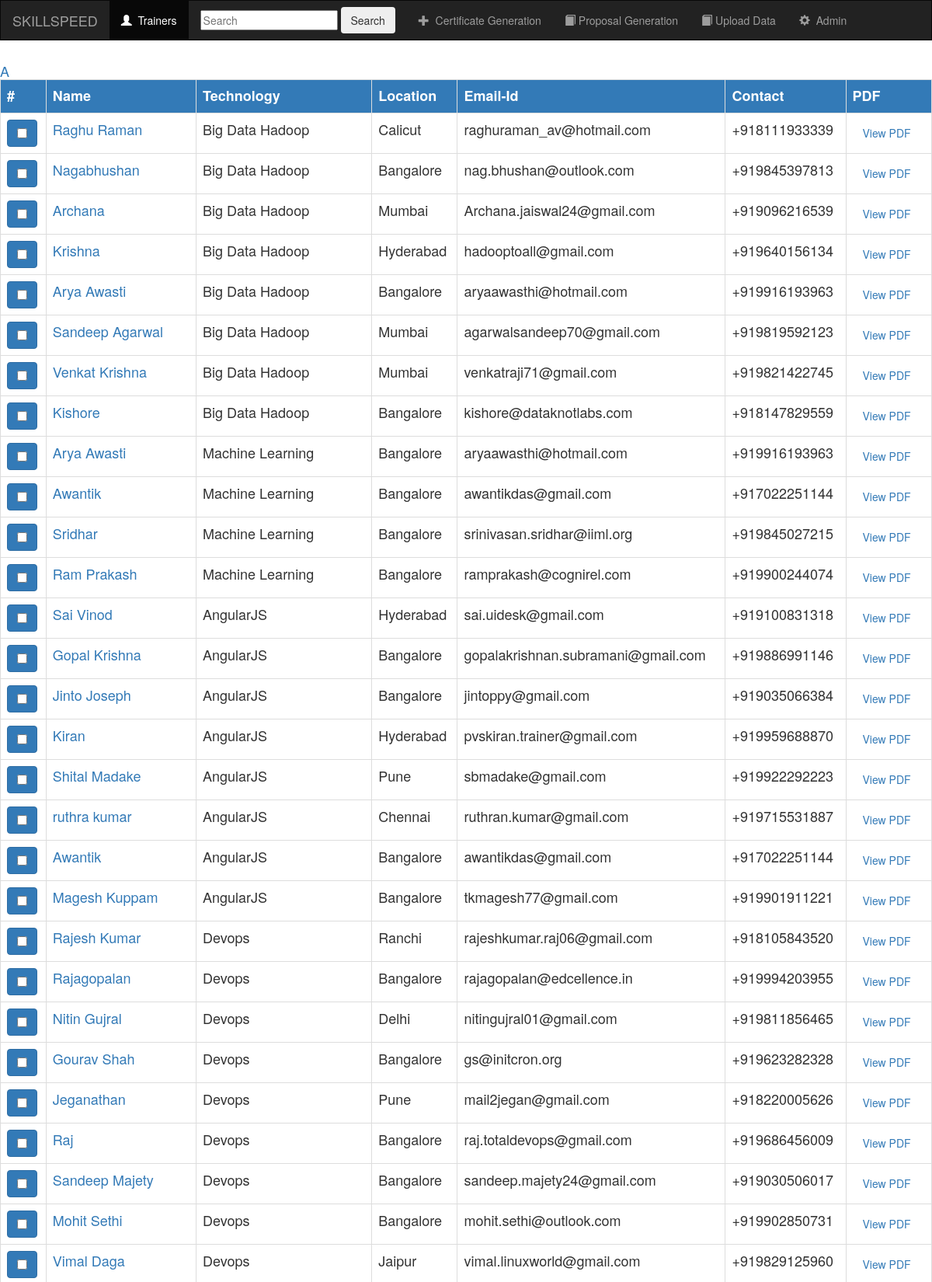
The app's page /trainer/ (upper part) with its own data.
### trainer/models.py (models this page shows, shortened)
class Trainer(models.Model):
    technology = models.CharField(max_length=250)
    name= models.CharField(max_length=250)
    location= models.CharField(max_length=100)
    email = models.CharField(max_length=200, default="@gmail.com")
    contact = models.CharField(max_length=20, default="+91")
    trainer_profile= models.FileField()

### trainer/views.py (the view)
class IndexView(generic.ListView):
    template_name='trainer/index.html'
    context_object_name='all_trainers'
    def get_queryset(self):
        return Trainer.objects.all()

### trainer/templates/trainer/index.html (shortened to what this page needs)
{% extends 'trainer/base.html' %}
{% block body %}
<div class="albums-container container-fluid">
    <div class="row">
        <h4>
            <form action="/trainer/download/" method="post"> {% csrf_token %}
                <div>
                    <div >
                        <table class="table table-bordered table-hover">
                            <tr class="bg-primary">
                                <th >#</th>                                                                                                                 <A>A</A></A>
                                <th>Name</th>
                                <th>Technology</th>
                                <th>Location</th>
                                <th>Email-Id</th>
                                <th>Contact</th>
                                <th>PDF</th>
                            </tr>
                                {% for trainer in all_trainers %}
                                <tr>
                                <td><label class="btn btn-primary"><input type="checkbox" id="trainer{{ forloop.counter }}" name="checks" value="{{ trainer.id }}"></label></td>
                                <td> <a href="/trainer/{{ trainer.id }}">{{ trainer.name }}</a></td>
                                    <td>{{ trainer.technology }}</td></a>
                                    <td>{{ trainer.location }}</td>
                                    <td>{{ trainer.email }}</td>
                                    <td>{{ trainer.contact }}</td>
                                    <td><a href="/media/{{ trainer.trainer_profile }}"target="_blank" class="btn">View PDF</a></td>
                                </tr>
                                {% endfor %}
                        </table>
                    </div>
                </div>
            </form>
        </h4>
    </div>
{% endblock %}

### trainer/templates/trainer/base.html (shortened to what this page needs)
<!DOCTYPE html>
<html lang="en">
<head>
    {% load staticfiles %}
    <link rel="stylesheet" href="https://maxcdn.bootstrapcdn.com/bootstrap/3.3.7/css/bootstrap.min.css">
    <link rel="stylesheet" type="text/css" href="{% static 'trainer/style.css' %}"/>
</head>
<body>
    <nav class="navbar navbar-inverse">
        <div class="container-fluid">
            <div class="navbar-header">
                <a class="navbar-brand" href="/trainer/">SKILLSPEED</a>
            </div>
            <div class="collapse navbar-collapse" id="topNavBar">
                <ul class="nav navbar-nav">
                    <li class="active">
                        <a href="/trainer/">
                            <span class="glyphicon glyphicon-user" aria-hidded="true"></span>&nbsp; Trainers
                        </a>
                    </li>
                <form class="navbar-form navbar-left" method="get" action="/trainer/search/">
                    <div class="form-group">
                        <input type="text" id="searchBox" class="input-medium search-query" name="q" placeholder="Search">
                    </div>
                    <button type="submit" class="btn">Search</button>
                </form>
                 <ul class="nav navbar-nav navbar-right">
                    <li class="">
                        <a href="/trainer/certificate">
                            <span class="glyphicon glyphicon-plus" aria-hidded="true"></span>&nbsp; Certificate Generation
                        </a>
                    </li>
                      <li class="">
                        <a href="/trainer/proposalform">
                            <span class="glyphicon glyphicon-book" aria-hidded="true"></span>&nbsp;Proposal Generation
                        </a>
                    </li>
                      <li class="">
                        <a href="/trainer/upload">
                            <span class="glyphicon glyphicon-book" aria-hidded="true"></span>&nbsp;Upload Data
                        </a>
                    </li>
                      <li class="">
                        <a href="/admin/">
                            <span class="glyphicon glyphicon-cog" aria-hidded="true"></span>&nbsp; Admin
                        </a>
                    </li>
                </ul>
            </div>
        </div>
    </nav>
{% block body %}
{% endblock %}
</body>
</html>

### trainer/static/trainer/style.css (style rules this page uses)
.navbar { border-radius: 0; }
table, th, td { border: 1px solid black; }

### records on screen
Trainer: name "Raghu Raman", technology "Big Data Hadoop", location "Calicut", email "raghuraman_av@hotmail.com", contact "+918111933339"
Trainer: name "Nagabhushan", technology "Big Data Hadoop", location "Bangalore", email "nag.bhushan@outlook.com", contact "+919845397813"
Trainer: name "Archana", technology "Big Data Hadoop", location "Mumbai", email "Archana.jaiswal24@gmail.com", contact "+919096216539"
Trainer: name "Krishna", technology "Big Data Hadoop", location "Hyderabad", email "hadooptoall@gmail.com", contact "+919640156134"
Trainer: name "Arya Awasti", technology "Big Data Hadoop", location "Bangalore", email "aryaawasthi@hotmail.com", contact "+919916193963"
Trainer: name "Sandeep Agarwal", technology "Big Data Hadoop", location "Mumbai", email "agarwalsandeep70@gmail.com", contact "+919819592123"
Trainer: name "Venkat Krishna", technology "Big Data Hadoop", location "Mumbai", email "venkatraji71@gmail.com", contact "+919821422745"
Trainer: name "Kishore", technology "Big Data Hadoop", location "Bangalore", email "kishore@dataknotlabs.com", contact "+918147829559"
Trainer: name "Arya Awasti", technology "Machine Learning", location "Bangalore", email "aryaawasthi@hotmail.com", contact "+919916193963"
Trainer: name "Awantik", technology "Machine Learning", location "Bangalore", email "awantikdas@gmail.com", contact "+917022251144"
Trainer: name "Sridhar", technology "Machine Learning", location "Bangalore", email "srinivasan.sridhar@iiml.org", contact "+919845027215"
Trainer: name "Ram Prakash", technology "Machine Learning", location "Bangalore", email "ramprakash@cognirel.com", contact "+919900244074"
Trainer: name "Sai Vinod", technology "AngularJS", location "Hyderabad", email "sai.uidesk@gmail.com", contact "+919100831318"
Trainer: name "Gopal Krishna", technology "AngularJS", location "Bangalore", email "gopalakrishnan.subramani@gmail.com", contact "+919886991146"
Trainer: name "Jinto Joseph", technology "AngularJS", location "Bangalore", email "jintoppy@gmail.com", contact "+919035066384"
Trainer: name "Kiran", technology "AngularJS", location "Hyderabad", email "pvskiran.trainer@gmail.com", contact "+919959688870"
Trainer: name "Shital Madake", technology "AngularJS", location "Pune", email "sbmadake@gmail.com", contact "+919922292223"
Trainer: name "ruthra kumar", technology "AngularJS", location "Chennai", email "ruthran.kumar@gmail.com", contact "+919715531887"
Trainer: name "Awantik", technology "AngularJS", location "Bangalore", email "awantikdas@gmail.com", contact "+917022251144"
Trainer: name "Magesh Kuppam", technology "AngularJS", location "Bangalore", email "tkmagesh77@gmail.com", contact "+919901911221"
Trainer: name "Rajesh Kumar", technology "Devops", location "Ranchi", email "rajeshkumar.raj06@gmail.com", contact "+918105843520"
Trainer: name "Rajagopalan", technology "Devops", location "Bangalore", email "rajagopalan@edcellence.in", contact "+919994203955"
Trainer: name "Nitin Gujral", technology "Devops", location "Delhi", email "nitingujral01@gmail.com", contact "+919811856465"
Trainer: name "Gourav Shah", technology "Devops", location "Bangalore", email "gs@initcron.org", contact "+919623282328"
Trainer: name "Jeganathan", technology "Devops", location "Pune", email "mail2jegan@gmail.com", contact "+918220005626"
Trainer: name "Raj", technology "Devops", location "Bangalore", email "raj.totaldevops@gmail.com", contact "+919686456009"
Trainer: name "Sandeep Majety", technology "Devops", location "Bangalore", email "sandeep.majety24@gmail.com", contact "+919030506017"
Trainer: name "Mohit Sethi", technology "Devops", location "Bangalore", email "mohit.sethi@outlook.com", contact "+919902850731"
Trainer: name "Vimal Daga", technology "Devops", location "Jaipur", email "vimal.linuxworld@gmail.com", contact "+919829125960"
